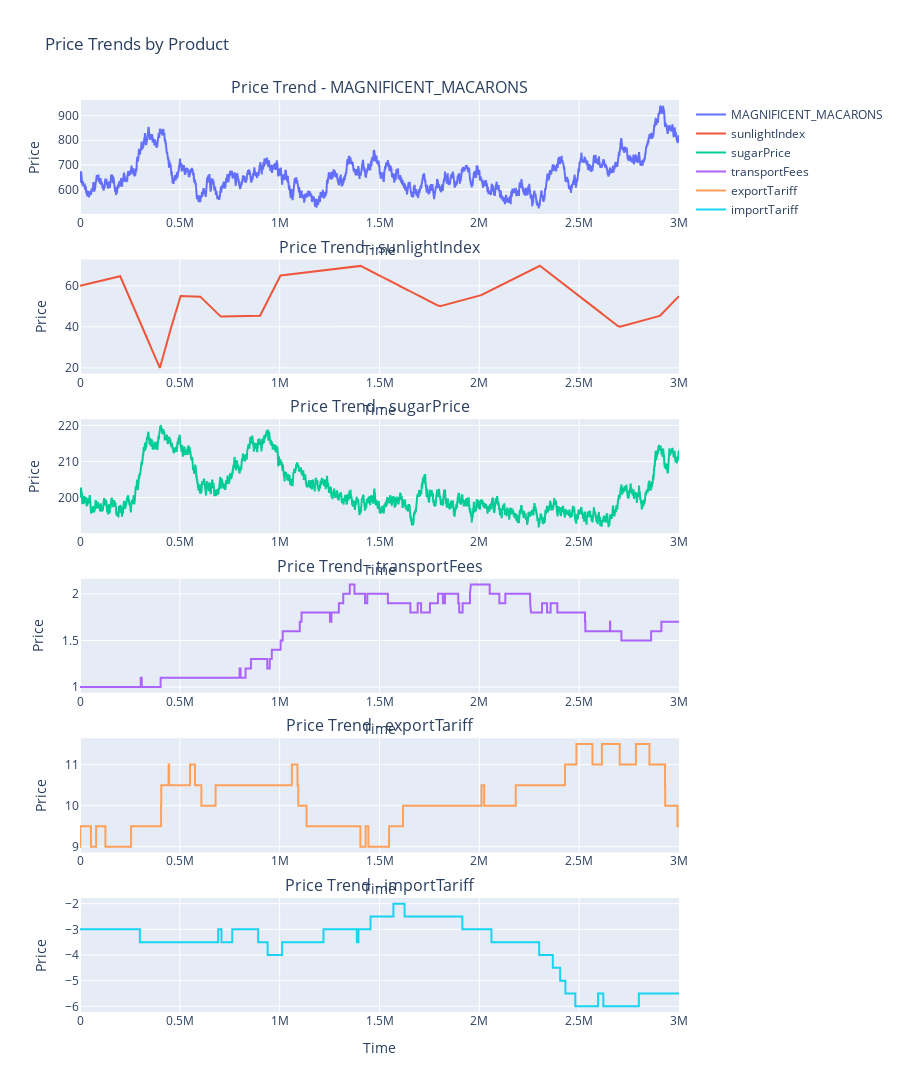

Notebook code for this chart:
### Code cell
import plotly.express as px
import plotly.graph_objects as go
from plotly.subplots import make_subplots

plot_df = df[['MAGNIFICENT_MACARONS', 'sunlightIndex', 'sugarPrice', 'transportFees', 'exportTariff', 'importTariff']]

# Get unique products (columns of the DataFrame)
products = plot_df.columns
n_products = len(products)

# Create subplots, one for each product
fig = make_subplots(rows=n_products, cols=1, 
                    subplot_titles=[f'Price Trend - {product}' for product in products],
                    vertical_spacing=0.05)

# Create a line plot for each product
for idx, product in enumerate(products, start=1):
    fig.add_trace(
        go.Scatter(
            x=plot_df.index,  # Time is the index
            y=plot_df[product],  # Price data for the product
            name=product,
            mode='lines',
            hovertemplate='Time: %{x}<br>Price: %{y}<extra></extra>'
        ),
        row=idx,
        col=1
    )

# Update layout for better visualization
fig.update_layout(
    height=300 * n_products,  # Adjust height based on number of products
    title_text='Price Trends by Product',
    showlegend=True,
    hovermode='x unified'
)

# Update x-axes to be uniform
fig.update_xaxes(title_text='Time')

# Update y-axes labels
fig.update_yaxes(title_text='Price')

# Show the plot
fig.show()

### Figure 1 — Plotly figure (JSON) as saved in the notebook; plotly's stock layout.template omitted (floating-point values rounded to 4 significant figures; data arrays with more than 128 entries replaced by an {"elided": "..."} marker saying what was removed)
{"data": [{"hovertemplate": "Time: %{x}<br>Price: %{y}<extra></extra>", "mode": "lines", "name": "MAGNIFICENT_MACARONS", "type": "scatter", "x": {"elided": "30000 int values"}, "xaxis": "x", "y": {"elided": "30000 float values"}, "yaxis": "y"}, {"hovertemplate": "Time: %{x}<br>Price: %{y}<extra></extra>", "mode": "lines", "name": "sunlightIndex", "type": "scatter", "x": {"elided": "30000 int values"}, "xaxis": "x2", "y": {"elided": "30000 float values"}, "yaxis": "y2"}, {"hovertemplate": "Time: %{x}<br>Price: %{y}<extra></extra>", "mode": "lines", "name": "sugarPrice", "type": "scatter", "x": {"elided": "30000 int values"}, "xaxis": "x3", "y": {"elided": "30000 float values"}, "yaxis": "y3"}, {"hovertemplate": "Time: %{x}<br>Price: %{y}<extra></extra>", "mode": "lines", "name": "transportFees", "type": "scatter", "x": {"elided": "30000 int values"}, "xaxis": "x4", "y": {"elided": "30000 float values"}, "yaxis": "y4"}, {"hovertemplate": "Time: %{x}<br>Price: %{y}<extra></extra>", "mode": "lines", "name": "exportTariff", "type": "scatter", "x": {"elided": "30000 int values"}, "xaxis": "x5", "y": {"elided": "30000 float values"}, "yaxis": "y5"}, {"hovertemplate": "Time: %{x}<br>Price: %{y}<extra></extra>", "mode": "lines", "name": "importTariff", "type": "scatter", "x": {"elided": "30000 int values"}, "xaxis": "x6", "y": {"elided": "30000 float values"}, "yaxis": "y6"}], "layout": {"annotations": [{"font": {"size": 16}, "showarrow": false, "text": "Price Trend - MAGNIFICENT_MACARONS", "x": 0.5, "xanchor": "center", "xref": "paper", "y": 1, "yanchor": "bottom", "yref": "paper"}, {"font": {"size": 16}, "showarrow": false, "text": "Price Trend - sunlightIndex", "x": 0.5, "xanchor": "center", "xref": "paper", "y": 0.825, "yanchor": "bottom", "yref": "paper"}, {"font": {"size": 16}, "showarrow": false, "text": "Price Trend - sugarPrice", "x": 0.5, "xanchor": "center", "xref": "paper", "y": 0.65, "yanchor": "bottom", "yref": "paper"}, {"font": {"size": 16}, "showarrow": false, "text": "Price Trend - transportFees", "x": 0.5, "xanchor": "center", "xref": "paper", "y": 0.475, "yanchor": "bottom", "yref": "paper"}, {"font": {"size": 16}, "showarrow": false, "text": "Price Trend - exportTariff", "x": 0.5, "xanchor": "center", "xref": "paper", "y": 0.3, "yanchor": "bottom", "yref": "paper"}, {"font": {"size": 16}, "showarrow": false, "text": "Price Trend - importTariff", "x": 0.5, "xanchor": "center", "xref": "paper", "y": 0.125, "yanchor": "bottom", "yref": "paper"}], "height": 1800, "hovermode": "x unified", "showlegend": true, "title": {"text": "Price Trends by Product"}, "xaxis": {"anchor": "y", "domain": [0, 1], "title": {"text": "Time"}}, "xaxis2": {"anchor": "y2", "domain": [0, 1], "title": {"text": "Time"}}, "xaxis3": {"anchor": "y3", "domain": [0, 1], "title": {"text": "Time"}}, "xaxis4": {"anchor": "y4", "domain": [0, 1], "title": {"text": "Time"}}, "xaxis5": {"anchor": "y5", "domain": [0, 1], "title": {"text": "Time"}}, "xaxis6": {"anchor": "y6", "domain": [0, 1], "title": {"text": "Time"}}, "yaxis": {"anchor": "x", "domain": [0.875, 1], "title": {"text": "Price"}}, "yaxis2": {"anchor": "x2", "domain": [0.7, 0.825], "title": {"text": "Price"}}, "yaxis3": {"anchor": "x3", "domain": [0.525, 0.65], "title": {"text": "Price"}}, "yaxis4": {"anchor": "x4", "domain": [0.35, 0.475], "title": {"text": "Price"}}, "yaxis5": {"anchor": "x5", "domain": [0.175, 0.3], "title": {"text": "Price"}}, "yaxis6": {"anchor": "x6", "domain": [0, 0.125], "title": {"text": "Price"}}}}
